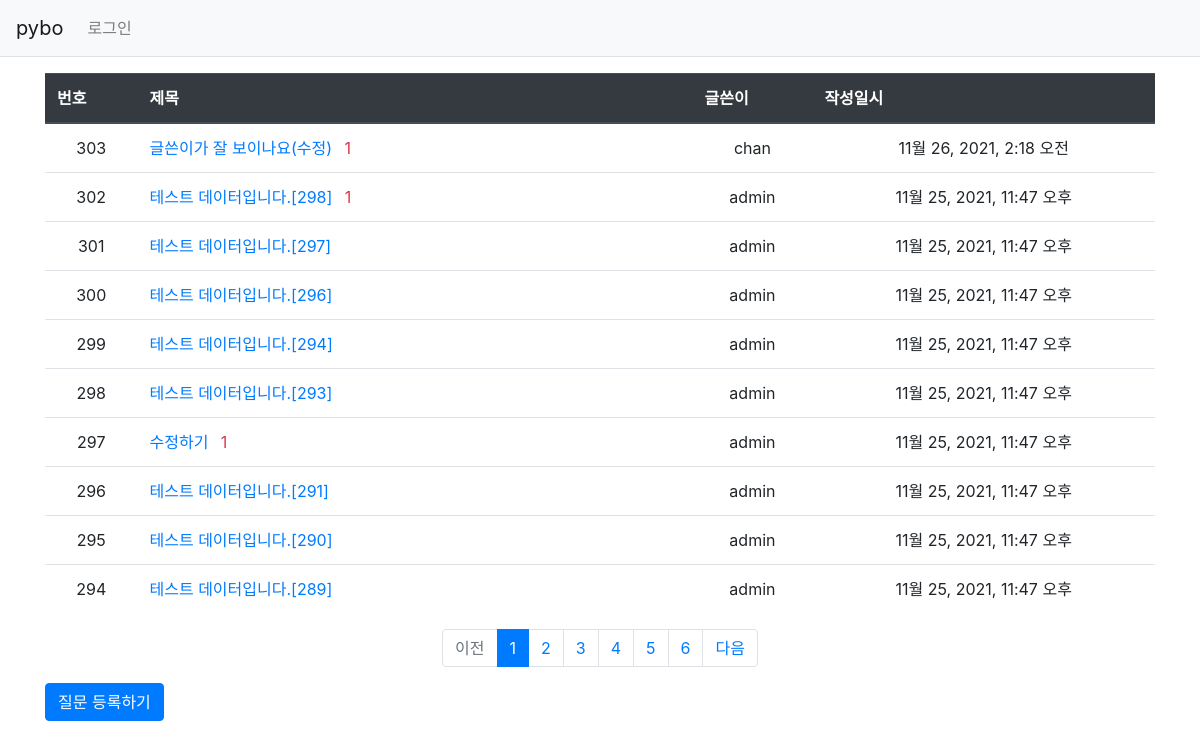
Screenshot of /pybo/ with the database file from the repository.
### pybo/models.py (models this page shows, shortened)
class Question(models.Model):
    author = models.ForeignKey(User, on_delete=models.CASCADE)
    subject = models.CharField(max_length=200)
    content = models.TextField()
    create_date = models.DateTimeField()
    modify_date = models.DateTimeField(null=True, blank=True)

### pybo/views.py (the view)
# urls.py: path('', views.index, name='index')
def index(request):
    page = request.GET.get('page', '1') #페이지
    question_list = Question.objects.order_by('-create_date')
    paginator = Paginator(question_list, 10)
    page_obj = paginator.get_page(page)
    context = {'question_list' : page_obj}#question_list}
    return render(request, 'pybo/question_list.html', context)

### pybo/templatetags/pybo_filter.py (called while the page is built)
@register.filter
def sub(value, arg):
    return value - arg

### templates/pybo/question_list.html
{% extends 'base.html' %}
{% load pybo_filter %}
{% block content %}
<div class="container my-3">
    <table class="table">
        <thead>
        <tr class="thead-dark">
            <th>번호</th>
            <th style="width:50%">제목</th>
            <th>글쓴이</th>
            <th>작성일시</th>
        </tr>
        </thead>
        <tbody>
        {% if question_list %}
        {% for question in question_list %}
        <tr class="text-center">
            <td>{{ question_list.paginator.count|sub:question_list.start_index|sub:forloop.counter0|add:1}}</td>
            <td class="text-left"><a href="{% url 'pybo:detail' question.id %}">
                {{ question.subject }}
                {% if question.answer_set.count > 0 %}
                <span class="text-danger samll ml-2">
                    {{ question.answer_set.count}}
                </span>
                {% endif %}
            </a></td>
            <td>{{ question.author.username}}</td>
            <td>{{question.create_date}}</td>
        </tr>
        {% endfor %}
        {% else %}
        <tr>
            <td colspan="3"> 질문이 없습니다.</td>
        </tr>
        {% endif %}
        </tbody>
    </table>
    <ul class="pagination justify-content-center">
        {% if question_list.has_previous %}
        <li class="page-item">
            <a class="page-link" href="?page={{ question_list.previous_page_number }}">이전</a>
        </li>
        {% else%}
        <li class="page-item disabled">
            <a class="page-link" tabindex="-1" aria-disabled="true" href="#">이전</a>
        </li>
        {% endif %}
        {% for page_number in question_list.paginator.page_range %}
            {% if page_number >= question_list.number|add:-5 and page_number <= question_list.number|add:5 %}
            {% if page_number == question_list.number %}
            <li class="page-item active" aria-current="page">
                <a class="page-link" href="?page={{ page_number }}">
                    {{ page_number }}
                </a>
            </li>
            {% else %}
            <li class="page-item">
                <a class="page-link" href="?page={{ page_number }}">
                    {{ page_number }}
                </a>
            </li>
            {% endif %}
            {% endif %}
        {% endfor %}
        {% if question_list.has_next %}
        <li class="page-item">
            <a class="page-link" href="?page={{ question_list.next_page_number }}">다음</a>
        </li>
        {% else %}
        <li class="page-item disabled">
            <a class="page-link" tabindex="-1" aria-disabled="true" href="#">다음</a>
        </li>
        {% endif %}
    </ul>
    <a href="{% url 'pybo:question_create' %}" class="btn btn-primary">질문 등록하기</a>
</div>
{% endblock %}

### rows the page displays
Question: paginator.count|sub "303", subject "글쓴이가 잘 보이나요(수정)", answer_set.count "1", author.username "chan", create_date "11월 26, 2021, 2:18 오전"
Question: paginator.count|sub "302", subject "테스트 데이터입니다.[298]", answer_set.count "1", author.username "admin", create_date "11월 25, 2021, 11:47 오후"
Question: paginator.count|sub "301", subject "테스트 데이터입니다.[297]", author.username "admin", create_date "11월 25, 2021, 11:47 오후"
Question: paginator.count|sub "300", subject "테스트 데이터입니다.[296]", author.username "admin", create_date "11월 25, 2021, 11:47 오후"
Question: paginator.count|sub "299", subject "테스트 데이터입니다.[294]", author.username "admin", create_date "11월 25, 2021, 11:47 오후"
Question: paginator.count|sub "298", subject "테스트 데이터입니다.[293]", author.username "admin", create_date "11월 25, 2021, 11:47 오후"
Question: paginator.count|sub "297", subject "수정하기", answer_set.count "1", author.username "admin", create_date "11월 25, 2021, 11:47 오후"
Question: paginator.count|sub "296", subject "테스트 데이터입니다.[291]", author.username "admin", create_date "11월 25, 2021, 11:47 오후"
Question: paginator.count|sub "295", subject "테스트 데이터입니다.[290]", author.username "admin", create_date "11월 25, 2021, 11:47 오후"
Question: paginator.count|sub "294", subject "테스트 데이터입니다.[289]", author.username "admin", create_date "11월 25, 2021, 11:47 오후"

### other values shown
{{ page_number }} "1"
{{ page_number }} "2" "3" "4" "5" "6"
